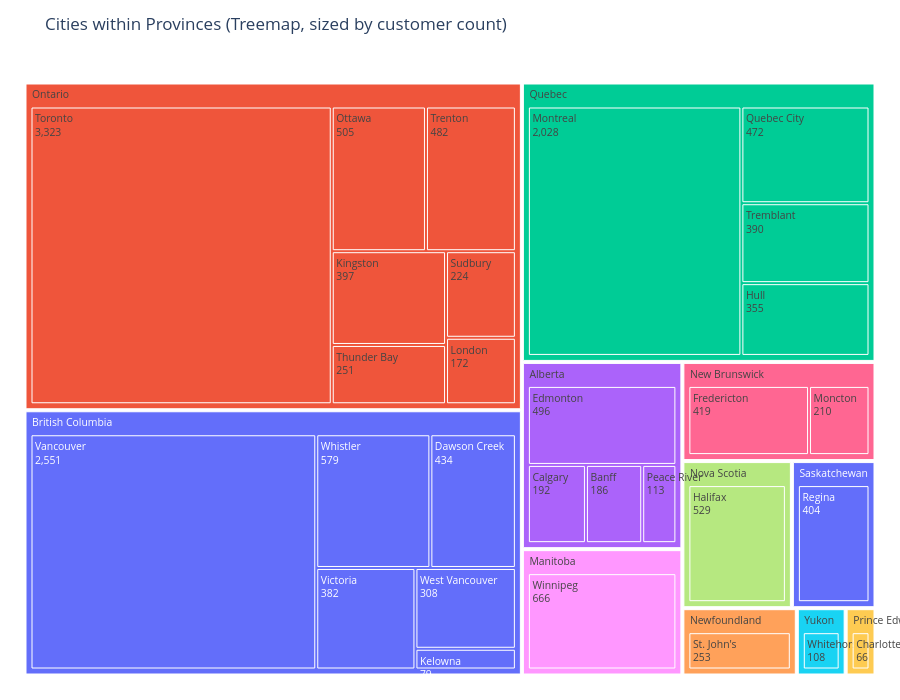

Notebook source saved alongside this figure:
### Code cell
# === Tunables ===
TOP_N_PER_PROVINCE = 8      # set None to keep all cities
ADD_OTHER_BUCKET = True     # put smaller cities into "Other" per province

# --- Prep counts ---
counts = (
    dataset.groupby(['Province or State','City'])
    .size()
    .reset_index(name='CustomerCount')
)

# Handle missing labels cleanly
counts['Province or State'] = counts['Province or State'].fillna('Unknown Province')
counts['City'] = counts['City'].fillna('Unknown City')

# Province totals and shares
prov_totals = counts.groupby('Province or State')['CustomerCount'].transform('sum')
total = counts['CustomerCount'].sum()
counts['ShareInProvince'] = counts['CustomerCount'] / prov_totals
counts['ShareTotal'] = counts['CustomerCount'] / total

# Keep top-N cities per province (optional), bucket others as "Other"
if TOP_N_PER_PROVINCE is not None and ADD_OTHER_BUCKET:
    counts = counts.sort_values(['Province or State','CustomerCount'], ascending=[True, False])
    counts['RankInProvince'] = counts.groupby('Province or State')['CustomerCount'].rank(method='first', ascending=False)
    top = counts[counts['RankInProvince'] <= TOP_N_PER_PROVINCE].copy()
    other = counts[counts['RankInProvince'] > TOP_N_PER_PROVINCE].copy()

    if not other.empty:
        other_sum = (
            other.groupby('Province or State', as_index=False)
                 .agg({'CustomerCount':'sum'})
                 .rename(columns={'CustomerCount':'CustomerCount'})
        )
        other_sum['City'] = 'Other'
        # recompute shares for "Other"
        prov_total_map = top.groupby('Province or State')['CustomerCount'].sum().add(
            other_sum.set_index('Province or State')['CustomerCount'], fill_value=0
        )
        other_sum['ShareInProvince'] = other_sum.apply(
            lambda r: r['CustomerCount'] / prov_total_map[r['Province or State']], axis=1
        )
        other_sum['ShareTotal'] = other_sum['CustomerCount'] / total

        counts = pd.concat([top[['Province or State','City','CustomerCount','ShareInProvince','ShareTotal']], 
                            other_sum[['Province or State','City','CustomerCount','ShareInProvince','ShareTotal']]], 
                           ignore_index=True)

# Sort for nicer legend order
counts = counts.sort_values(['CustomerCount'], ascending=False)

# Treemap
fig = px.treemap(
    counts,
    path=['Province or State', 'City'],
    values='CustomerCount',
    color='Province or State',                 # color by province for clear grouping
    title='Cities within Provinces (Treemap, sized by customer count)',
)

# Better labels + hover
fig.update_traces(
    hovertemplate=(
        "<b>%{label}</b><br>"
        "Province: %{parent}<br>"
        "Customers: %{value:,}<br>"
        "Share of province: %{customdata[0]:.1%}<br>"
        "Share of total: %{customdata[1]:.1%}<extra></extra>"
    ),
    customdata=counts[['ShareInProvince','ShareTotal']],
    texttemplate="%{label}<br>%{value:,}",
    textfont_size=12,
    marker=dict(line=dict(width=1))
)

# Layout polish
fig.update_layout(
    height=700,
    margin=dict(l=20, r=20, t=60, b=20),
    uniformtext=dict(minsize=10, mode='show')
)

fig.show()

### Figure 1 — Plotly figure (JSON) as saved in the notebook; plotly's stock layout.template omitted (floating-point values rounded to 4 significant figures)
{"data": [{"branchvalues": "total", "customdata": [[0.6207, 0.2005], [0.5887, 0.1539], [0.625, 0.1224], [1, 0.04018], [0.1336, 0.03493], [1, 0.03192], [0.09432, 0.03047], [0.5025, 0.02993], [0.09003, 0.02908], [0.1455, 0.02848], [0.1002, 0.02619], [0.6661, 0.02528], [1, 0.02438], [0.07415, 0.02395], [0.1202, 0.02353], [0.08816, 0.02305], [0.1094, 0.02142], [0.07108, 0.01858], [1, 0.01526], [0.04688, 0.01514], [0.04184, 0.01352], [0.3339, 0.01267], [0.1945, 0.01158], [0.1884, 0.01122], [0.03213, 0.01038], [0.1145, 0.006818], [1, 0.006516], [0.01823, 0.004767], [1, 0.003982]], "domain": {"x": [0, 1], "y": [0, 1]}, "hovertemplate": "<b>%{label}</b><br>Province: %{parent}<br>Customers: %{value:,}<br>Share of province: %{customdata[0]:.1%}<br>Share of total: %{customdata[1]:.1%}<extra></extra>", "ids": ["British Columbia/West Vancouver", "Ontario/Trenton", "Quebec/Hull", "British Columbia/Vancouver", "Ontario/London", "Alberta/Calgary", "Alberta/Edmonton", "Newfoundland/St. John's", "Quebec/Quebec City", "Yukon/Whitehorse", "British Columbia/Dawson Creek", "Quebec/Tremblant", "New Brunswick/Moncton", "Ontario/Sudbury", "New Brunswick/Fredericton", "Ontario/Toronto", "Ontario/Ottawa", "British Columbia/Victoria", "British Columbia/Kelowna", "Nova Scotia/Halifax", "Ontario/Thunder Bay", "Alberta/Banff", "Manitoba/Winnipeg", "Ontario/Kingston", "Prince Edward Island/Charlottetown", "Saskatchewan/Regina", "Alberta/Peace River", "Quebec/Montreal", "British Columbia/Whistler", "Alberta", "British Columbia", "Manitoba", "New Brunswick", "Newfoundland", "Nova Scotia", "Ontario", "Prince Edward Island", "Quebec", "Saskatchewan", "Yukon"], "labels": ["West Vancouver", "Trenton", "Hull", "Vancouver", "London", "Calgary", "Edmonton", "St. John's", "Quebec City", "Whitehorse", "Dawson Creek", "Tremblant", "Moncton", "Sudbury", "Fredericton", "Toronto", "Ottawa", "Victoria", "Kelowna", "Halifax", "Thunder Bay", "Banff", "Winnipeg", "Kingston", "Charlottetown", "Regina", "Peace River", "Montreal", "Whistler", "Alberta", "British Columbia", "Manitoba", "New Brunswick", "Newfoundland", "Nova Scotia", "Ontario", "Prince Edward Island", "Quebec", "Saskatchewan", "Yukon"], "marker": {"colors": ["#636efa", "#EF553B", "#00cc96", "#636efa", "#EF553B", "#ab63fa", "#ab63fa", "#FFA15A", "#00cc96", "#19d3f3", "#636efa", "#00cc96", "#FF6692", "#EF553B", "#FF6692", "#EF553B", "#EF553B", "#636efa", "#636efa", "#B6E880", "#EF553B", "#ab63fa", "#FF97FF", "#EF553B", "#FECB52", "#636efa", "#ab63fa", "#00cc96", "#636efa", "#ab63fa", "#636efa", "#FF97FF", "#FF6692", "#FFA15A", "#B6E880", "#EF553B", "#FECB52", "#00cc96", "#636efa", "#19d3f3"], "line": {"width": 1}}, "name": "", "parents": ["British Columbia", "Ontario", "Quebec", "British Columbia", "Ontario", "Alberta", "Alberta", "Newfoundland", "Quebec", "Yukon", "British Columbia", "Quebec", "New Brunswick", "Ontario", "New Brunswick", "Ontario", "Ontario", "British Columbia", "British Columbia", "Nova Scotia", "Ontario", "Alberta", "Manitoba", "Ontario", "Prince Edward Island", "Saskatchewan", "Alberta", "Quebec", "British Columbia", "", "", "", "", "", "", "", "", "", "", ""], "textfont": {"size": 12}, "texttemplate": "%{label}<br>%{value:,}", "type": "treemap", "values": [308, 482, 355, 2551, 172, 192, 496, 253, 472, 108, 434, 390, 210, 224, 419, 3323, 505, 382, 79, 529, 251, 186, 666, 397, 66, 404, 113, 2028, 579, 987, 4333, 666, 629, 253, 529, 5354, 66, 3245, 404, 108]}], "layout": {"height": 700, "legend": {"tracegroupgap": 0}, "margin": {"b": 20, "l": 20, "r": 20, "t": 60}, "title": {"text": "Cities within Provinces (Treemap, sized by customer count)"}, "uniformtext": {"minsize": 10, "mode": "show"}}}
